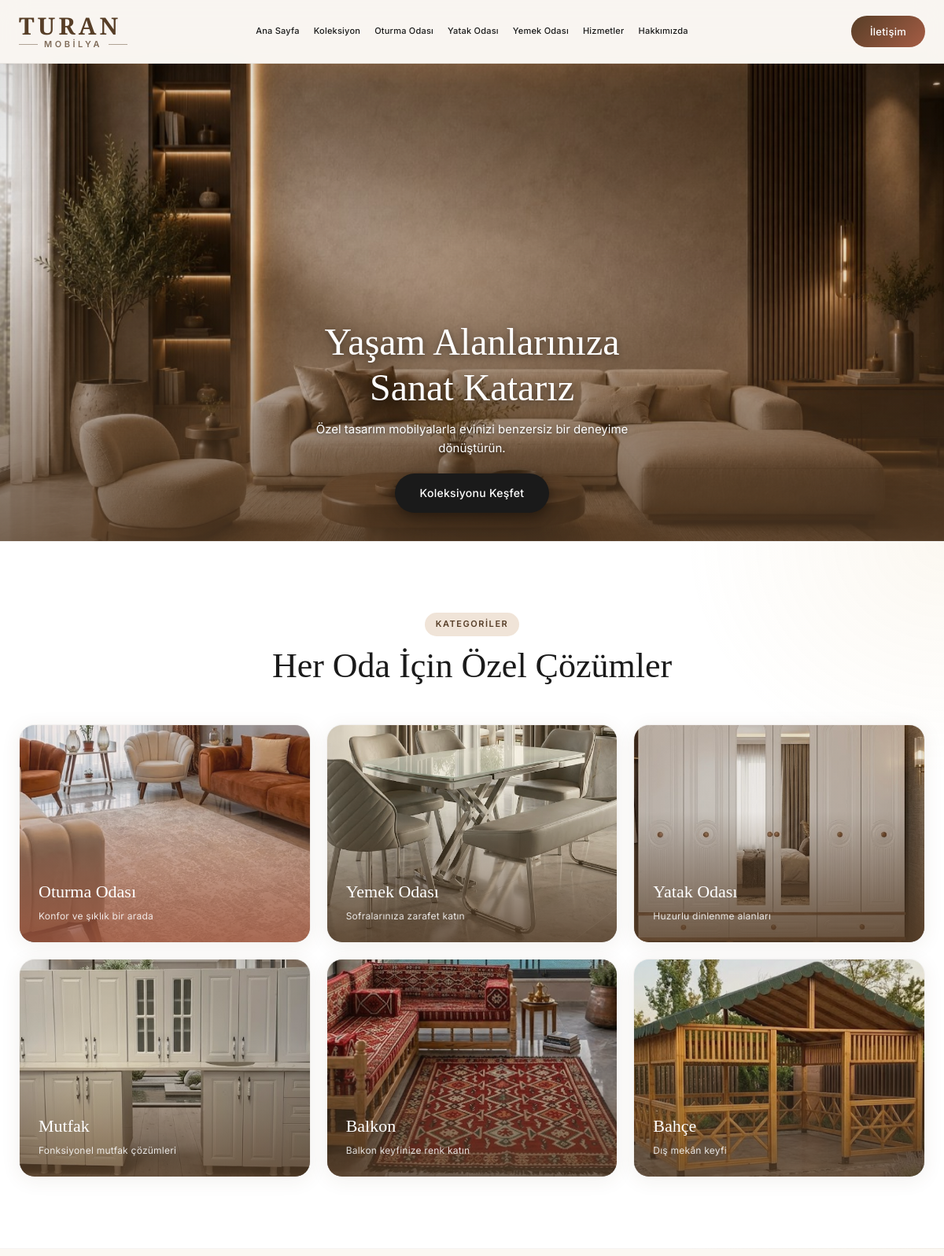
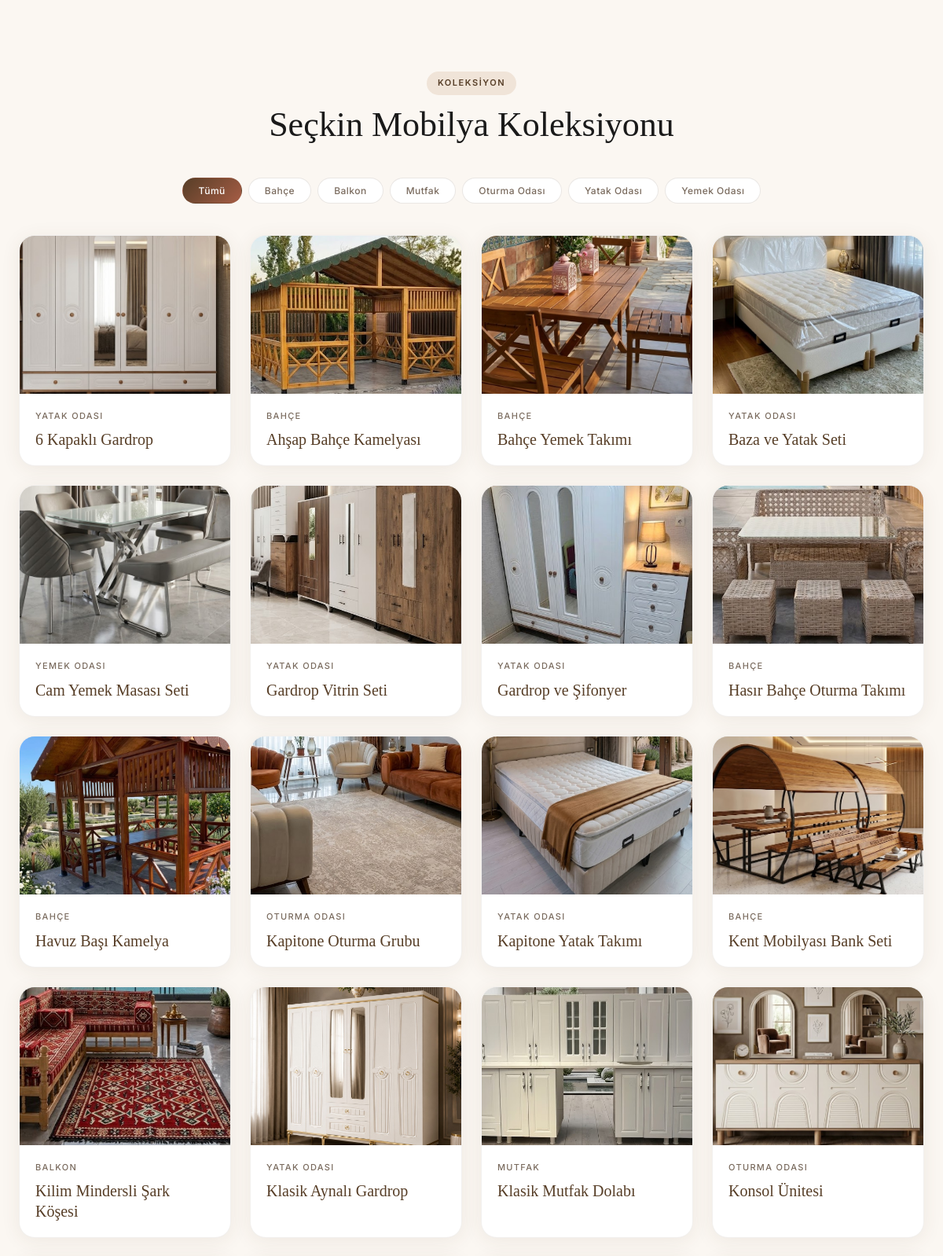
The page / (upper part) on the database its author committed (2 pictures, top to bottom).
### tables this page shows
CREATE TABLE products (
            id INTEGER PRIMARY KEY AUTOINCREMENT,
            title TEXT NOT NULL,
            category TEXT NOT NULL,
            description TEXT DEFAULT '',
            created_at DATETIME DEFAULT CURRENT_TIMESTAMP
        , image TEXT DEFAULT '');

### includes/functions.php (called while the page is built, shortened)
<?php
function e(string $value): string
{
    return htmlspecialchars($value, ENT_QUOTES, 'UTF-8');
}
function getProducts(): array
{
    $db = getDB();
    return $db->query('SELECT * FROM products ORDER BY title ASC')->fetchAll();
}
function getNavCategories(): array
{
    return [
        'Oturma Odası' => 'oturma-odasi',
        'Yatak Odası' => 'yatak-odasi',
        'Yemek Odası' => 'yemek-odasi',
    ];
}
function pageCategoryAnchor(string $category): string
{
    $categories = getNavCategories();
    $anchor = 'products/' . $categories[$category];
    $script = basename($_SERVER['SCRIPT_NAME'] ?? 'index.php');
    if ($script === 'index.php') {
        return '#' . $anchor;
    }
    return 'index.php#' . $anchor;
}
function getCategoryShowcase(): array
{
    $items = [
        ['Oturma Odası', 'Konfor ve şıklık bir arada'],
        ['Yemek Odası', 'Sofralarınıza zarafet katın'],
        ['Yatak Odası', 'Huzurlu dinlenme alanları'],
        ['Mutfak', 'Fonksiyonel mutfak çözümleri'],
        ['Balkon', 'Balkon keyfinize renk katın'],
        ['Bahçe', 'Dış mekân keyfi'],
    ];
    $db = getDB();
    $imageStmt = $db->prepare('SELECT image FROM products WHERE category = ? ORDER BY title ASC LIMIT 1');
    $result = [];
    foreach ($items as [$category, $description]) {
        $imageStmt->execute([$category]);
        $image = $imageStmt->fetchColumn();
        if ($image) {
            $result[] = [$category, $image, $description];
        }
    }
    return $result;
}

### includes/products.php (called while the page is built, shortened)
<?php
function productImageUrl(?string $filename): string
{
    $path = UPLOAD_DIR . $filename;
    $version = filemtime($path) ?: time();
    return UPLOAD_URL . rawurlencode($filename) . '?v=' . $version;
}

### index.php (the view, shortened to what this page needs)
<?php
require_once __DIR__ . '/includes/functions.php';
require_once __DIR__ . '/includes/products.php';
$products = getProducts();
$categoryShowcase = getCategoryShowcase();
require __DIR__ . '/includes/header.php';
?>
  <section id="home" class="hero">
    <div class="hero__slides" aria-hidden="true">
      <?php
      $heroSlides = [
          [
              'src' => 'assets/images/hero-banner.png',
              'alt' => 'Turan Mobilya modern oturma odası',
          ],
          [
              'src' => 'assets/products/product-05.jpg',
              'alt' => 'Turan Mobilya oturma odası koleksiyonu',
          ],
      ];
      foreach ($heroSlides as $index => $slide):
          $slidePath = __DIR__ . '/' . $slide['src'];
          $version = is_file($slidePath) ? filemtime($slidePath) : time();
      ?>
        <img
          src="<?= e($slide['src']) ?>?v=<?= $version ?>"
          alt="<?= e($slide['alt']) ?>"
          class="hero__slide<?= $index === 0 ? ' is-active hero__slide--brand' : '' ?>"
          loading="<?= $index === 0 ? 'eager' : 'lazy' ?>"
          decoding="async"
        >
      <?php endforeach; ?>
    </div>
    <div class="hero__content">
      <div class="hero__content-inner">
        <h1 class="hero__title">Yaşam Alanlarınıza<br>Sanat Katarız</h1>
        <p class="hero__desc">Özel tasarım mobilyalarla evinizi benzersiz bir deneyime dönüştürün.</p>
        <a href="#products" class="btn btn--dark hero__btn">Koleksiyonu Keşfet</a>
      </div>
    </div>
  </section>
  <section class="categories">
    <div class="container">
      <div class="categories__header reveal">
        <span class="section-tag">Kategoriler</span>
        <h2 class="section-title section-title--sm">Her Oda İçin Özel Çözümler</h2>
      </div>
      <div class="categories__grid">
        <?php foreach ($categoryShowcase as $item): ?>
          <a href="#products" class="category-card reveal" data-category="<?= e($item[0]) ?>">
            <img src="assets/products/<?= e($item[1]) ?>" alt="<?= e($item[0]) ?>" loading="lazy">
            <div class="category-card__overlay"></div>
            <div class="category-card__content">
              <h3><?= e($item[0]) ?></h3>
              <p><?= e($item[2]) ?></p>
            </div>
          </a>
        <?php endforeach; ?>
      </div>
    </div>
  </section>
  <section id="products" class="products">
    <div class="container">
      <div class="products__header reveal">
        <span class="section-tag">Koleksiyon</span>
        <h2 class="section-title section-title--sm">Seçkin Mobilya Koleksiyonu</h2>
      </div>
      <?php if (!empty($categories)): ?>
        <div class="products__filters reveal" role="tablist" aria-label="Ürün kategorileri">
          <button type="button" class="filter-btn is-active" data-filter="all">Tümü</button>
          <?php foreach ($categories as $cat): ?>
            <button type="button" class="filter-btn" data-filter="<?= e($cat) ?>"><?= e($cat) ?></button>
          <?php endforeach; ?>
        </div>
      <?php endif; ?>
      <?php if (empty($products)): ?>
        <p class="products__empty">Henüz ürün eklenmemiş.</p>
      <?php else: ?>
        <div class="products__grid">
          <?php foreach ($products as $product): ?>
            <a
              href="product.php?id=<?= (int) $product['id'] ?>"
              class="product-card reveal"
              data-category="<?= e($product['category']) ?>"
            >
              <div class="product-card__image">
                <?php if (!empty($product['image']) && productImageUrl($product['image'])): ?>
                  <img
                    src="<?= e(productImageUrl($product['image'])) ?>"
                    alt="<?= e($product['title']) ?>"
                    loading="lazy"
                  >
                <?php else: ?>
                  <div class="product-card__placeholder"></div>
                <?php endif; ?>
              </div>
              <div class="product-card__body">
                <span class="product-card__category"><?= e($product['category']) ?></span>
                <h3 class="product-card__title"><?= e($product['title']) ?></h3>
              </div>
            </a>
          <?php endforeach; ?>
        </div>
      <?php endif; ?>
    </div>
  </section>
<?php require __DIR__ . '/includes/footer.php'; ?>

### rows shown on the page
products: image (picture), category "Oturma Odası", item "Konfor ve şıklık bir arada", category "OTURMA ODASI", title "Kapitone Oturma Grubu"
products: image (picture), category "Yemek Odası", item "Sofralarınıza zarafet katın", category "YEMEK ODASI", title "Cam Yemek Masası Seti"
products: image (picture), category "Yatak Odası", item "Huzurlu dinlenme alanları", category "YATAK ODASI", title "6 Kapaklı Gardrop"
products: image (picture), category "Mutfak", item "Fonksiyonel mutfak çözümleri", category "MUTFAK", title "Klasik Mutfak Dolabı"
products: image (picture), category "Balkon", item "Balkon keyfinize renk katın", category "BALKON", title "Kilim Mindersli Şark Köşesi"
products: image (picture), category "Bahçe", item "Dış mekân keyfi", category "BAHÇE", title "Ahşap Bahçe Kamelyası"
products: image (picture), category "BAHÇE", title "Bahçe Yemek Takımı"
products: image (picture), category "YATAK ODASI", title "Baza ve Yatak Seti"
products: image (picture), category "YATAK ODASI", title "Gardrop Vitrin Seti"
products: image (picture), category "YATAK ODASI", title "Gardrop ve Şifonyer"
products: image (picture), category "BAHÇE", title "Hasır Bahçe Oturma Takımı"
products: image (picture), category "BAHÇE", title "Havuz Başı Kamelya"
products: image (picture), category "YATAK ODASI", title "Kapitone Yatak Takımı"
products: image (picture), category "BAHÇE", title "Kent Mobilyası Bank Seti"
products: image (picture), category "YATAK ODASI", title "Klasik Aynalı Gardrop"
products: image (picture), category "OTURMA ODASI", title "Konsol Ünitesi"

### other values the page prints
$label "Oturma Odası"
$label "Yatak Odası"
$label "Yemek Odası"
$cat "Bahçe"
$cat "Balkon"
$cat "Mutfak"
$cat "Oturma Odası"
$cat "Yatak Odası"
$cat "Yemek Odası"
